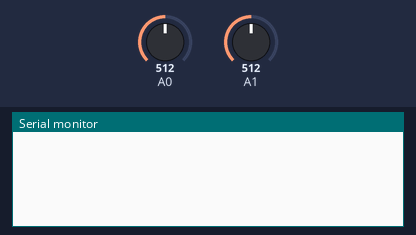
The sketch below on a simulated Arduino Uno, built with avr-gcc and run on an emulated ATmega328P. Shown: the last lines printed to the serial monitor. The inputs (shaded band) are chosen by the test bench; at power-on: A0 = 512, A1 = 512.

Above: at 3.2 s.
3.3 s: A0 set to 716
At 4.3 s:
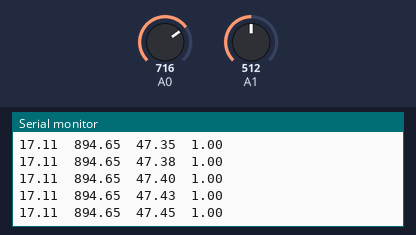
4.8 s: A1 set to 716
At 5.8 s:
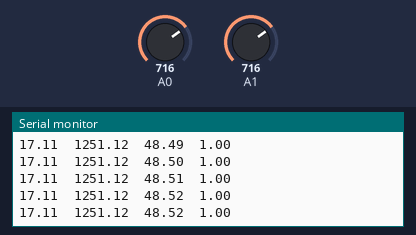
6.3 s: A0 set to 900
At 7.3 s:
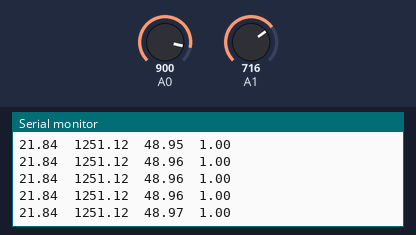
7.8 s: A1 set to 900
At 8.9 s:
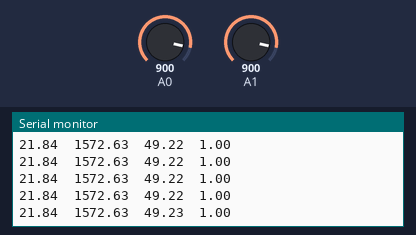
Timing chart, 0 to 10.3 s (numbered marks = the images above; inputs shaded):
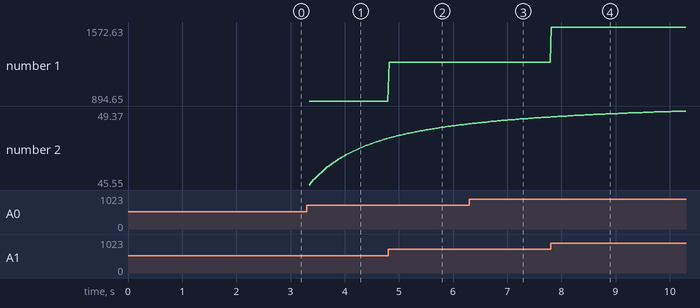

Measured:
- after the input at 3.3 s, the serial monitor: prints a new line at once (image 1)

The sketch:

Voltage_Current_phase.ino
```cpp
#include <SimpleKalmanFilter.h>
#include<math.h>

SimpleKalmanFilter pf_t(1,1,0.01),freq_t(20000,20000,0.01);

float time0,prev_time,max_time=0,Dt=0,prev_maxtime=0,max_val,val;
float i_val=0,time1,max_ival=0,max_itime=0,Dvi_t=0;
void setup() {
  // put your setup code here, to run once:
  delay(1000);
  Serial.begin(2000000);
  delay(1000);
  pinMode(A0,INPUT);
  pinMode(A1,INPUT);
}

void loop() {
  // put your main code here, to run repeatedly:
  prev_time=micros();
  max_val=0; val=201;
  max_ival=0;
  while( (micros()-prev_time<17000)  )
  {
    delay(1);
    time0=micros();
    val=analogRead(A0);
    time1=micros();
    i_val=analogRead(A1);
    if(val>max_val){
      max_val=val;
      max_time=time0;
    }
    if(i_val>max_ival){
      max_ival=i_val;
      max_itime=time1;
    }
  }
  if(max_val>200){
    Dt=freq_t.updateEstimate(max_time-prev_maxtime);
    Dvi_t=pf_t.updateEstimate(max_time-max_itime);
    if(Dt < 22000 && Dt > 18000){
      Serial.print((max_val*0.0257)-1.292);Serial.print('\t');Serial.print((max_ival*332)/190);Serial.print('\t');Serial.print(1000000/Dt);Serial.print('\t');
      Serial.print(cos((2*3.14*Dvi_t)/Dt));Serial.println('\t');
    }
    prev_maxtime=max_time;
  }
  while(analogRead(A0) < 200)
    delayMicroseconds(100);       //wait until positive waveform arises again
}
```
